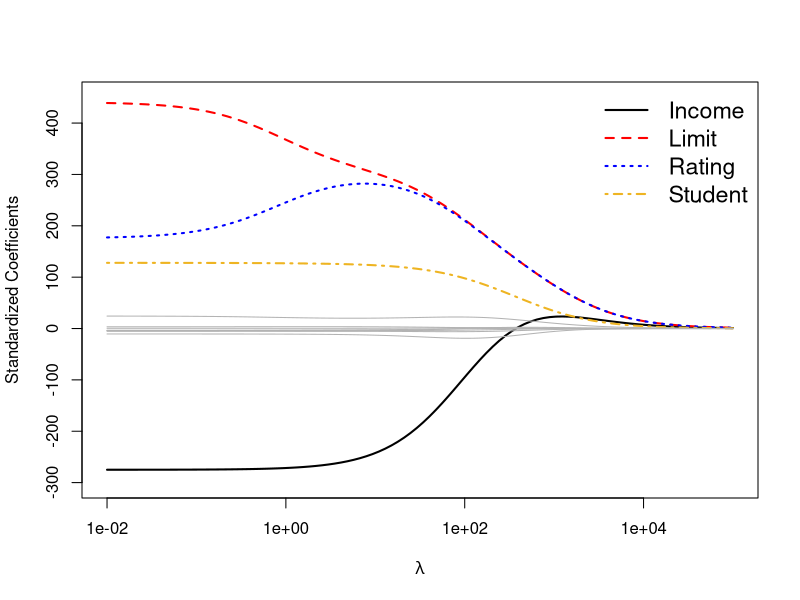

The R source for this figure:
# Import necessary libraries
library(readxl)
library(dplyr)
library(purrr)
library(MASS) ## for ridge estimation

# Load data
data = read.csv("credit_data.csv")

# Replace Yes/No with binary numbers
data$Student <- ifelse(data$Student == "Yes", 1, 0)
data$Own <- ifelse(data$Own == "Yes", 1, 0)
data$Married <- ifelse(data$Married == "Yes", 1, 0)

# Create dummy variables for Region (excluding the intercept)
region_dummies <- model.matrix(~ Region - 1, data = data)

# Combine with the rest of the data and remove Region
data <- cbind(data[ , !(names(data) %in% "Region")], region_dummies)

# View cleaned-up data as table
View(data)

# Define predictors and variable of interest
X <- dplyr::select(data, Income, Limit, Rating, Cards, Age, Education, Own, Student, Married, RegionEast, RegionWest, RegionSouth)
Y <- data$Balance

# Standardize X values and convert to dataframe
X_standardized <- scale(X)
X_std <- as.data.frame(X_standardized)

# Define coefficient function
compute_coefficients <- function(lambda, X, y, m = 10) {
  
  ridge_fit <- lm.ridge(y ~ as.matrix(X), lambda = lambda, Inter = FALSE, scales = TRUE)
  
  coefficients <- coef(ridge_fit)
  
  return(coefficients)
}

# Define possible lambda values
lambdas <- 10^seq(-2, 5, length.out = 100)

# Calculate coefficients for all lambda values
coeffiecients <- sapply(lambdas, function(lambda) compute_coefficients(lambda, X_std, Y))

# Transpose dataframe (switch columns and rows)
df <- t(coeffiecients)

# Drop the first column, clean up the column names and include lambda values
df <- df[, -1]
colnames(df) <- gsub("as\\.matrix\\(X\\)", "", colnames(df))
df <- cbind(lambda = lambdas, df)
df <- as.data.frame(df)

# Display final dataframe
View(df)


# Save plot as PNG
png("figures/figure_6.4.png", width = 768, height = 889, res = 120)

# Start base plot with the first line
plot(df$lambda, df$Income, type = "l", log = "x", lwd = 2,
     ylim = c(-300, 450), col = "black",
     xlab = expression(lambda),
     ylab = "Standardized Coefficients",
     xaxt = "n",  # suppress default x-axis
     yaxt = "n")  # suppress default y-axis

# Custom x-axis
axis(side = 1, at = c(0.01, 1, 100, 10000),
     labels = c("1e-02", "1e+00", "1e+02", "1e+04"))

# Custom y-axis
axis(side = 2, at = seq(-300, 400, by = 100),
     labels = seq(-300, 400, by = 100), las = 0)


# Add the other special lines
lines(df$lambda, df$Limit, col = "red", lty = 2, lwd = 2)      # dashed
lines(df$lambda, df$Rating, col = "blue", lty = 3, lwd = 2)     # dotted
lines(df$lambda, df$Student, col = "goldenrod2", lty = 4, lwd = 2) # dash-dot

# Add grey lines for all the "other" series
lines(df$lambda, df$Cards, col = "grey70", lwd = 1)
lines(df$lambda, df$Age, col = "grey70", lwd = 1)
lines(df$lambda, df$Education, col = "grey70", lwd = 1)
lines(df$lambda, df$Own, col = "grey70", lwd = 1)
lines(df$lambda, df$Married, col = "grey70", lwd = 1)
lines(df$lambda, df$RegionEast, col = "grey70", lwd = 1)
lines(df$lambda, df$RegionWest, col = "grey70", lwd = 1)
lines(df$lambda, df$RegionSouth, col = "grey70", lwd = 1)

# Add legend
legend("topright",
       legend = c("Income", "Limit", "Rating", "Student"),
       col = c("black", "red", "blue", "goldenrod2"),
       lty = c(1, 2, 3, 4),
       lwd = 2,
       bty = "n",
       cex = 1.4)

# Finish writing the file
dev.off()

